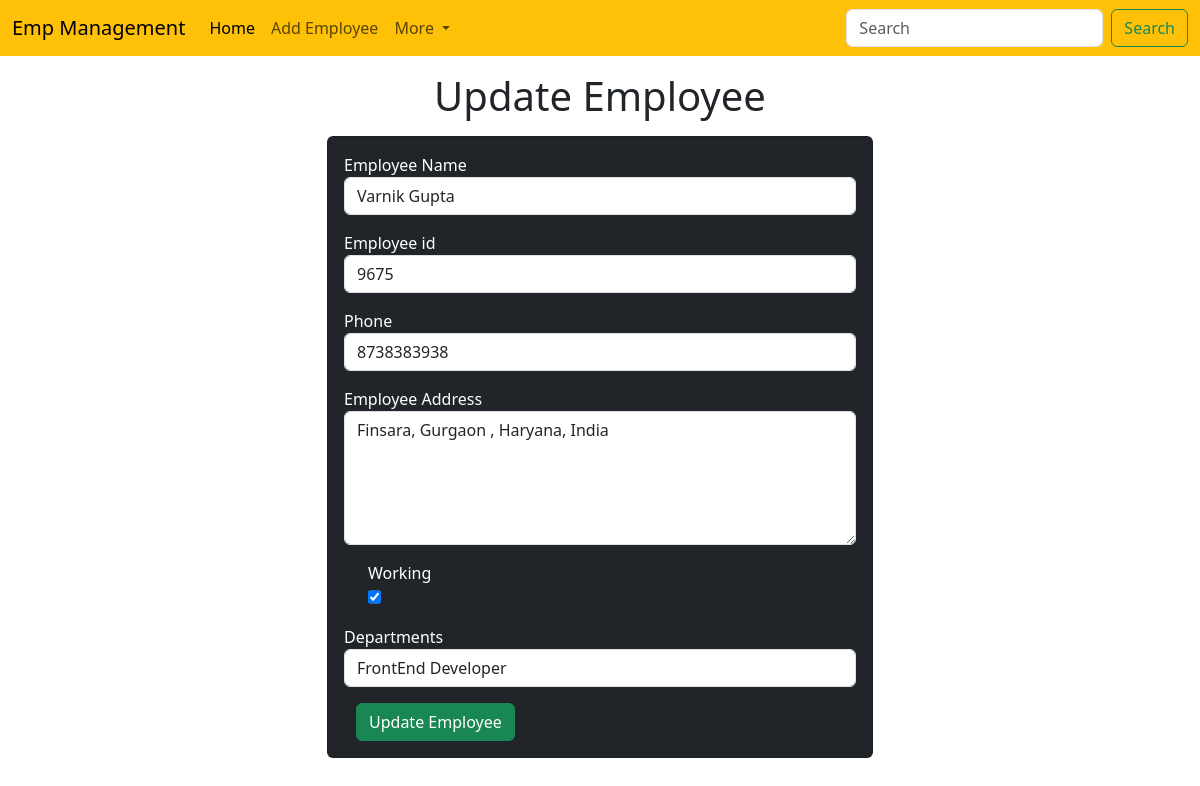
The app's page /emp/update-emp/9 with its own data.
### emp/models.py (models this page shows)
class Emp(models.Model):
    name=models.CharField(max_length=200)
    emp_id=models.CharField(max_length=10)
    phone=models.CharField(max_length=10)
    address=models.CharField(max_length=200)
    department=models.CharField(max_length=10)
    working=models.BooleanField(default=True)

### emp/views.py (the view)
# urls.py: path('update-emp/<int:e_id_gpk>',update_emp),
def update_emp(request,e_id_gpk):
    print(e_id_gpk)
    emp=Emp.objects.get(id=e_id_gpk)
    return render(request,"emp/update_emp.html",{'Employee': emp})

### templates/emp/update_emp.html (shortened to what this page needs)
<!doctype html>
<html lang="en">
  <head>
    <link href="https://cdn.jsdelivr.net/npm/bootstrap@5.3.2/dist/css/bootstrap.min.css" rel="stylesheet">
  </head>
  <body>
    {% include 'emp/navbar.html' %}
    <h1 class="text-center my-3"> Update Employee </h1>
     <div class="container">
        <div class="row">
            <div class="col-md-6 offset-md-3">
                <div class="card bg-dark text-white">
                    <div class="card-body">
                        <form action="/emp/do-update-emp/{{Employee.id}}" method="POST" >
                            <div class="mb-3">
                                <label for="name">Employee Name</label>
                                <input id="name" type="text" class="form-control" placeholder="Enter Emp Name" name="emp_name" value="{{Employee.name}}">
                            </div>
                            <div class="mb-3">
                                <label for="id">Employee id</label>
                                <input id="id" type="text" class="form-control" placeholder="Enter Emp id" name="emp_id" value="{{Employee.emp_id}}">
                            </div>
                            <div class="mb-3">
                                <label for="phone">Phone</label>
                                <input id="phone" type="text" class="form-control" placeholder="Enter Emp phone number" name="emp_phone" value="{{Employee.phone}}">
                            </div>
                            <div class="mb-3">
                                <label for="address">Employee Address</label>
                                <textarea name="emp_address" id="address" rows="5" class="form-control" >{{Employee.address}}</textarea>
                            </div>
                            <div class="mb-3 form-check" >
                                <label for="working">Working</label>
                                <input {%if Employee.working%} checked {%endif%} id="working" type="checkbox" class="form-check input" name="emp_working" >
                            </div>
                            <div class="mb-3">
                                <label for="department">Departments</label>
                                <select name="emp_department" id="department" class="form-control" value="{{Employee.department}}">
                                    <option value="FD">FrontEnd Developer</option>
                                </select>
                            </div>
                            <div class="container">
                                <button class="btn btn-success">
                                    Update Employee
                                </button>
                            </div>
                        </form>
                    </div>
                </div>
            </div>
        </div>
     </div>
  </body>
</html>

### records on screen
Emp: emp_name "Varnik Gupta", emp_id "9675", emp_phone "8738383938", emp_address "Finsara, Gurgaon , Haryana, India", working "☑", emp_department "FrontEnd Developer"
